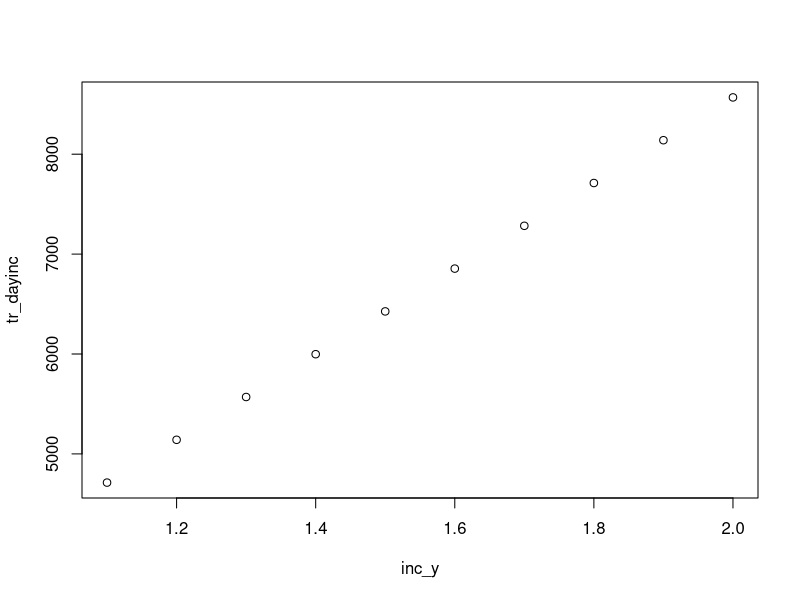

The R source for this figure:
#--- Sugarcane Logistic Problem
#--- Please refer to Lamsal (2014) thesis for problem intuition
#--- Sugarcane harvest logistic (phd Thesis) - Kamal Lamsal

avg_yi  = 75     #Average Brazilian Sugarcane Yield [ton ha-1]
raiz_a  = 850000 #Raizen Total sugarcane cropped area [ha]
tr_cap  = 62     #Maximum truck ("treminhão") capacity [ton]
harv_p  = 8 * 30 #Average Harvesting season assuming 8 months (March - October) [days]
cct  = 25        #Average cost of transportation of sugarcane (R$ ton-1) 

#How many payloads Raizen would need per year?
tr_year = avg_yi * raiz_a / tr_cap

#How many payloads Raizen would need to manage per day?
tr_day  = tr_year / harv_p

#Average cost of transportation
total_c = avg_yi * raiz_a * cct

#Average cost per ha
cct_ha  = cct * avg_yi

inc_y   = 1:10/10 + 1
avg_yinc = avg_yi * inc_y

#How many payloads Raizen would need per year?
tr_yearinc = avg_yinc * raiz_a / tr_cap

#How many payloads Raizen would need to manage per day?
tr_dayinc  = tr_yearinc / harv_p

plot(tr_dayinc~inc_y)

gap = 120 / 75
gap
